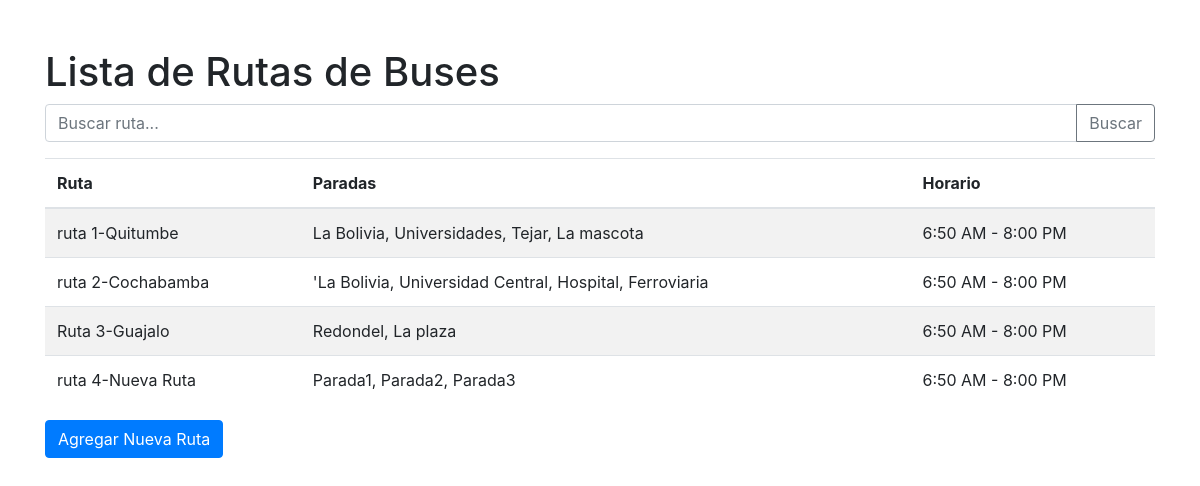
Page /polibus/ on the committed database.
### apps/polibus/models.py (models this page shows, shortened)
class Ruta(models.Model):
    ruta = models.CharField(max_length=200)
    paradas = models.TextField()  # TextField para manejar textos largos como una lista de paradas
    horario = models.CharField(max_length=100)

### apps/polibus/views.py (the view)
# urls.py: path('', views.polibus_view, name='polibus'),
def polibus_view(request):
    rutas = Ruta.objects.all()
    context = {
        'rutas': rutas,
    }
    return render(request, 'polibus/rutas.html', context)

### templates/polibus/rutas.html (shortened to what this page needs)
<!DOCTYPE html>
<html lang="es">
<head>
    <link rel="stylesheet" href="https://stackpath.bootstrapcdn.com/bootstrap/4.3.1/css/bootstrap.min.css">
</head>
<body>
    <div class="container mt-5">
        <h1>Lista de Rutas de Buses</h1>
        <form method="GET" action="{% url 'polibus' %}" class="mb-3">
            <div class="input-group">
                <input type="text" name="q" class="form-control" placeholder="Buscar ruta..." aria-label="Buscar ruta">
                <div class="input-group-append">
                    <button class="btn btn-outline-secondary" type="submit">Buscar</button>
                </div>
            </div>
        </form>
        <table class="table table-striped">
            <thead>
                <tr>
                    <th>Ruta</th>
                    <th>Paradas</th>
                    <th>Horario</th>
                </tr>
            </thead>
            <tbody>
                {% for ruta in rutas %}
                <tr>
                    <td>{{ ruta.ruta }}</td>
                    <td>{{ ruta.paradas }}</td>
                    <td>{{ ruta.horario }}</td>
                </tr>
                {% empty %}
                <tr>
                    <td colspan="4">No hay rutas disponibles.</td>
                </tr>
                {% endfor %}
            </tbody>
        </table>
        <a href="{% url 'add_ruta' %}" class="btn btn-primary mb-3">Agregar Nueva Ruta</a>
    </div>
</body>
</html>

### rows in the picture
Ruta: ruta "ruta 1-Quitumbe", paradas "La Bolivia, Universidades, Tejar, La mascota", horario "6:50 AM - 8:00 PM"
Ruta: ruta "ruta 2-Cochabamba", paradas "'La Bolivia, Universidad Central, Hospital, Ferroviaria", horario "6:50 AM - 8:00 PM"
Ruta: ruta "Ruta 3-Guajalo", paradas "Redondel, La plaza", horario "6:50 AM - 8:00 PM"
Ruta: ruta "ruta 4-Nueva Ruta", paradas "Parada1, Parada2, Parada3", horario "6:50 AM - 8:00 PM"
